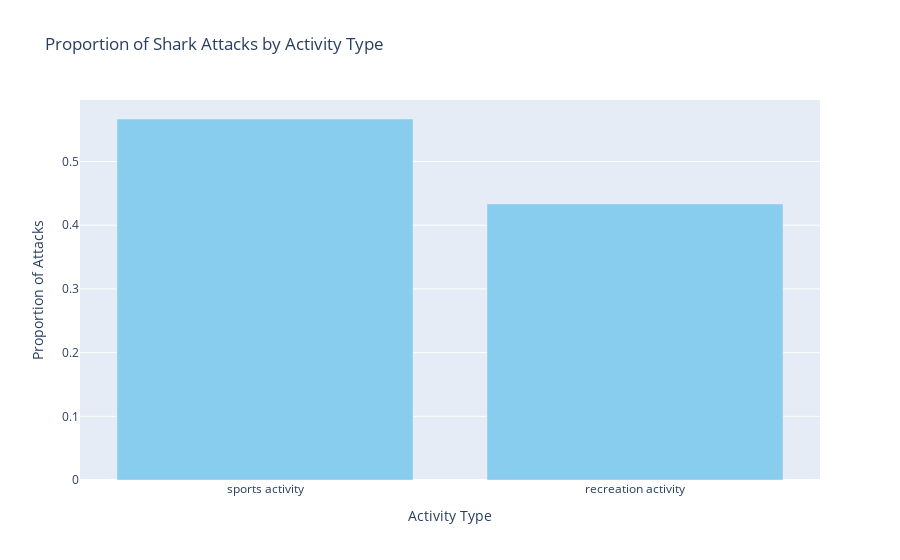

This figure's notebook cell:
### Markdown cell above
**Swimmers present a tougher challenge than surfers:** While reaching people swimming may require sharks to venture closer to the coast, once within range, they provide a more substantial meal compared to surfers, who may only offer an apetizer.

### Code cell
# Group attacks by Activity_type and count the occurrences
activity_type_counts = attacks['Activity_type'].value_counts().reset_index()
activity_type_counts.columns = ['Activity_type', 'Number of Attacks']

# Calculate the total number of attacks
total_attacks = activity_type_counts['Number of Attacks'].sum()

# Calculate the proportion of attacks for each activity type
activity_type_counts['Proportion'] = activity_type_counts['Number of Attacks'] / total_attacks

# Create the bar chart
fig = px.bar(activity_type_counts, x='Activity_type', y='Proportion', 
             title='Proportion of Shark Attacks by Activity Type',
             labels={'Activity_type': 'Activity Type', 'Proportion': 'Proportion of Attacks'},
             template='plotly', # You can change the template if needed
             color_discrete_sequence=px.colors.qualitative.Safe) # Set color palette

fig.show()

### Figure 1 — Plotly figure (JSON) as saved in the notebook; plotly's stock layout.template omitted (floating-point values rounded to 4 significant figures)
{"data": [{"alignmentgroup": "True", "hovertemplate": "Activity Type=%{x}<br>Proportion of Attacks=%{y}<extra></extra>", "legendgroup": "", "marker": {"color": "rgb(136, 204, 238)", "pattern": {"shape": ""}}, "name": "", "offsetgroup": "", "orientation": "v", "showlegend": false, "textposition": "auto", "type": "bar", "x": ["sports activity", "recreation activity"], "xaxis": "x", "y": [0.5667, 0.4333], "yaxis": "y"}], "layout": {"barmode": "relative", "legend": {"tracegroupgap": 0}, "title": {"text": "Proportion of Shark Attacks by Activity Type"}, "xaxis": {"anchor": "y", "domain": [0, 1], "title": {"text": "Activity Type"}}, "yaxis": {"anchor": "x", "domain": [0, 1], "title": {"text": "Proportion of Attacks"}}}}
